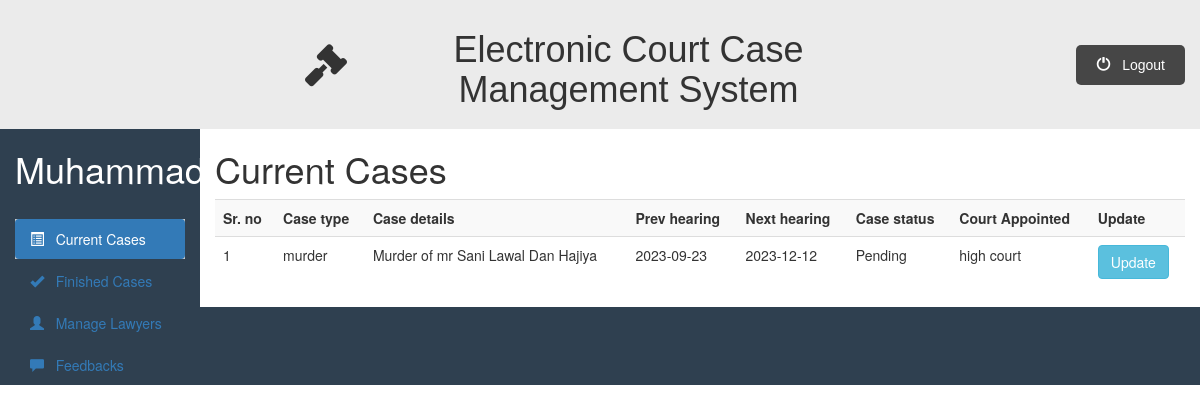
Page /admin_dashboard.php?id=1 (signed in) on the committed database.
### tables this page shows
CREATE TABLE `cases` (
  `case_id` int(11) NOT NULL,
  `case_type` varchar(50) NOT NULL,
  `case_details` varchar(200) NOT NULL,
  `next_hearing_date` date DEFAULT NULL,
  `prev_hearing_date` date DEFAULT NULL,
  `case_status` varchar(50) NOT NULL,
  `court_name` varchar(50) DEFAULT NULL,
  `lawyer_id_assigned` int(11) NOT NULL,
  `lawyer_status` varchar(20) DEFAULT 'not_yet_accepted',
  `clientforcase_id` int(11) NOT NULL
);

### admin/currentcases.php (the view, shortened to what this page needs)
<div class="container-fluid">
    <div class="row">
        <div class="col-sm-2">
            <h1>
                <?php echo $_SESSION["admin_name"]; ?>
            </h1>
            <br>
            <ul id="side_menu" class="nav nav-pills nav-stacked">
                <li class="active">
                    <a href="admin_dashboard.php">
                        <span class="glyphicon glyphicon-list-alt"></span>
                        &nbsp; Current Cases
                     </a>
                </li>
                <li class="">
                    <a href="admin_dashboard.php?q=finishedcases">
                        <span class="glyphicon glyphicon-ok"></span>
                        &nbsp; Finished Cases
                    </a>
                </li>
                <li class="">
                    <a href="admin_dashboard.php?q=managelawyers">
                        <span class="glyphicon glyphicon-user"></span>
                        &nbsp; Manage Lawyers
                    </a>
                </li>
                <li class="">
                    <a href="admin_dashboard.php?q=feedbacks">
                        <span class="glyphicon glyphicon-comment"></span>
                        &nbsp; Feedbacks
                    </a>
                </li>
            </ul>
       </div>
       <div class="col-sm-10">
            <h1>Current Cases</h1>
            <div class="table-responsive">
                <table class="table table-striped table-hover">
                    <tr>
                        <th>Sr. no</th>
                        <th>Case type</th>
                        <th>Case details</th>
                        <th>Prev hearing</th>
                        <th>Next hearing</th>
                        <th>Case status</th>
                        <th>Court Appointed</th>
                        <th>Update</th>
                    </tr>
                        <?php
                            require_once("includes/db.php");
                            if ($con) {
                                $x=1;
                                $stmt = $con->prepare("
                                SELECT case_id, case_type, case_details, next_hearing_date, prev_hearing_date, court_name
                                FROM cases WHERE case_status = ?");
                                $status = "pending";
                                $stmt->bind_param('s', $status);
                                $stmt->execute();
                                $stmt->store_result();
                                $stmt->bind_result($case_id, $case_type,
                                $case_details, $next_hearing_date,
                                $prev_hearing_date, $court_name);
                                while ($stmt->fetch()) {
                                    echo "
                                    <tr>
                                        <td> {$x} </td>
                                        <td> {$case_type} </td>
                                        <td> {$case_details} </td>
                                        <td> {$prev_hearing_date} </td>
                                        <td> {$next_hearing_date} </td>
                                        <td> Pending </td>
                                        <td> {$court_name} </td>
                                        <td><a class='btn btn-info' href='admin_dashboard.php?q=updatecase&id={$case_id}'> Update </button> </td>
                                    </tr>
                                    ";
                                    $x++;
                                }
                            }
                            else{
                                echo "Server Prob";
                            }
                        ?>
                </table>
            </div>
       </div>
   </div>
</div>

### public/css/style.css (style rules this page uses)
* { padding: 0%; margin: 0%; box-sizing: border-box; }
html { scroll-behavior: smooth; }
ul { list-style-type: none; }
.active, .accordion:hover { background-color: #ccc; }

### public/css/dashboard.css (style rules this page uses)
.row { background-color: #2f4050; }
.col-sm-10 { background-color: #fff; }
.col-sm-2 h1 { color: #fff; text-align:center; }

### rows in the picture
cases: case_type "murder", case_details "Murder of mr Sani Lawal Dan Hajiya", prev_hearing_date "2023-09-23", next_hearing_date "2023-12-12", court_name "high court"

### other values in the picture
$_SESSION["admin_name"] "Muhammad"
